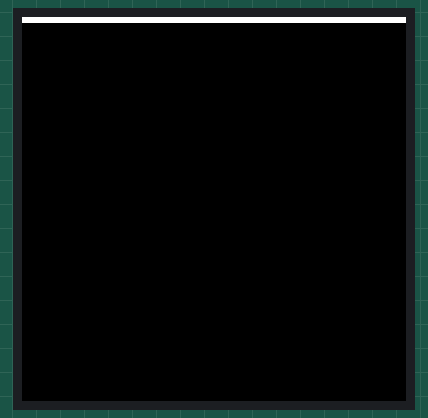
Recording of a program running on a simulated ESP32-S3. Shown: 64×64 colour display. What the program prints to the serial monitor is not drawn.

Above: at 109.81 s.
At 110.73 s:
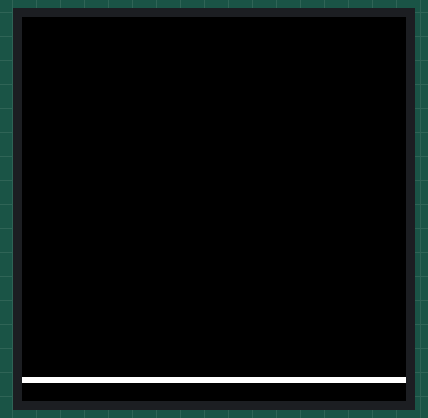
At 112.0 s:
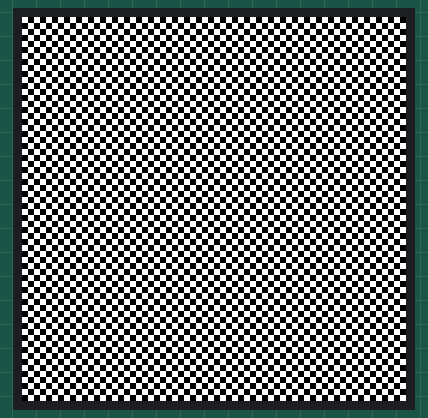
At 112.5 s:
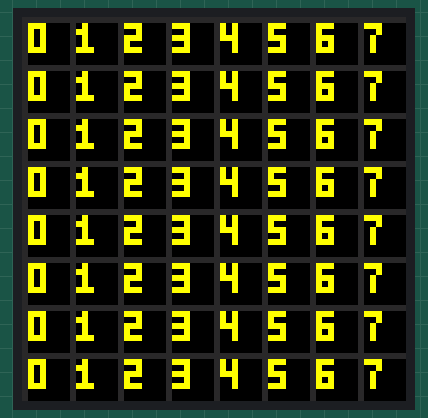
At 113.0 s:
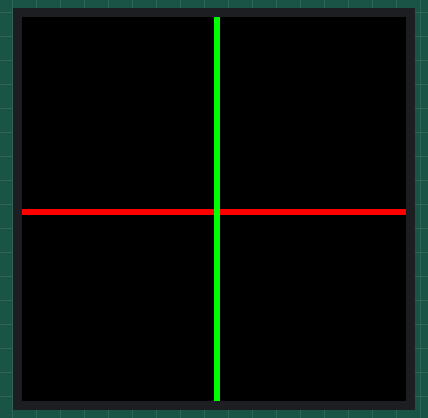
At 113.5 s:
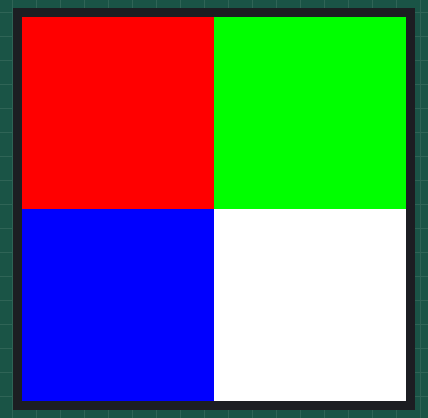

The program:

main.cpp
```cpp
// ===========================================================================
// HUB75 Full Wiring/Scan-Rate/Addressing/Driver Diagnostic
// ---------------------------------------------------------------------------
// Cycles forever through PANEL_CONFIGS[] (see PanelTypes.h), holding each
// configuration on screen for HOLD_TIME_MS while running all 12 required
// test patterns, printing the configuration and post-test diagnostics over
// Serial before/after each one.
//
// Architecture (per the "use classes, separate files" requirement):
//   PanelTypes.h        - enums, PanelConfiguration struct, the sweep list
//   Pins.h               - fixed physical wiring constants
//   MappingTester.h      - logical -> physical coordinate translation
//   PanelTester.h        - owns the MatrixPanel_I2S_DMA instance, applies a
//                          PanelConfiguration, exposes plotPixel()/fillAll()
//   DiagnosticRenderer.h - the 12 test patterns
//   Diagnostics.h        - Serial reporting
// ===========================================================================

#include <Arduino.h>
#include "PanelTypes.h"
#include "PanelTester.h"
#include "DiagnosticRenderer.h"
#include "Diagnostics.h"

static const unsigned long HOLD_TIME_MS = 8000;

static PanelTester panelTester;
static DiagnosticRenderer renderer;

void setup() {
    Serial.begin(115200);
    delay(1000);
    Serial.println("\n[Boot] HUB75 full diagnostic starting...");
    Serial.printf("[Boot] %d configurations queued, %lu ms each, looping forever.\n",
                  NUM_PANEL_CONFIGS, HOLD_TIME_MS);
}

void loop() {
    for (int i = 0; i < NUM_PANEL_CONFIGS; i++) {
        const PanelConfiguration& config = PANEL_CONFIGS[i];
        Diagnostics::printConfiguration(i, NUM_PANEL_CONFIGS, config);

        if (!panelTester.applyConfiguration(config)) {
            Diagnostics::printBeginFailure(config);
            delay(HOLD_TIME_MS);
            continue;
        }

        renderer.resetFrameCount();
        const unsigned long startMs = millis();
        renderer.runAllTests(panelTester);
        const unsigned long elapsedMs = millis() - startMs;

        // MappingTester instance used for this config lives inside
        // panelTester; reconstruct an equivalent one just for reporting
        // physical-canvas dimensions (cheap - it's a tiny value object).
        MappingTester reportMapping;
        reportMapping.configure(config);
        Diagnostics::printPostTestStats(config, reportMapping, renderer.frameCount(), elapsedMs);

        // Fill remaining hold time (test patterns may finish early or late
        // relative to HOLD_TIME_MS - keep total per-config time consistent).
        const unsigned long totalSoFar = elapsedMs;
        if (totalSoFar < HOLD_TIME_MS) {
            delay(HOLD_TIME_MS - totalSoFar);
        }
    }
    Serial.println("\n[CYCLE COMPLETE] Restarting from configuration 1...\n");
}
```

DiagnosticRenderer.h
```cpp
#pragma once

#include <Arduino.h>
#include "PanelTester.h"
#include "Pins.h"

// ===========================================================================
// DiagnosticRenderer - the 12 required test patterns, each operating purely
// in logical (0..63, 0..63) space via PanelTester::plotPixel()/fillAll().
//
// Per-test time budgets are named constants (TestDuration namespace) sized
// so all 12 fit inside one configuration's total on-screen time (see
// main.cpp's HOLD_TIME_MS) - solid fills and static patterns get a short
// hold, the sweep/walking-pixel tests get a longer budget since they need
// to visit many pixels to be meaningful at all.
// ===========================================================================

namespace TestDuration {
    constexpr unsigned long SOLID_COLOR_MS   = 300;
    constexpr unsigned long SWEEP_LINE_MS     = 1000;
    constexpr unsigned long CHECKERBOARD_MS   = 300;
    constexpr unsigned long WALKING_PIXEL_MS  = 1200;
    constexpr unsigned long GRID_MS           = 500;
    constexpr unsigned long AXES_MS           = 500;
    constexpr unsigned long QUADRANTS_MS      = 700;
}

class DiagnosticRenderer {
public:
    // Total frames rendered since the last resetFrameCount() call - used by
    // Diagnostics to report an approximate frame rate for the current config.
    unsigned long frameCount() const { return frameCount_; }
    void resetFrameCount() { frameCount_ = 0; }

    void runAllTests(PanelTester& panel) {
        testSolidColor(panel, 255, 0, 0);     // 1: RED
        testSolidColor(panel, 0, 255, 0);     // 2: GREEN
        testSolidColor(panel, 0, 0, 255);     // 3: BLUE
        testSolidColor(panel, 255, 255, 255); // 4: WHITE
        testMovingHorizontalLine(panel);      // 5
        testMovingVerticalLine(panel);        // 6
        testCheckerboard(panel, 8);           // 7: 8x8 blocks
        testCheckerboard(panel, 1);           // 8: 1px blocks
        testWalkingPixel(panel);              // 9
        testNumberedGrid(panel);              // 10
        testCoordinateAxes(panel);            // 11
        testColouredQuadrants(panel);         // 12
    }

private:
    static constexpr int WIDTH  = Pins::PANEL_WIDTH;
    static constexpr int HEIGHT = Pins::PANEL_HEIGHT;

    void tick() { frameCount_++; }

    void testSolidColor(PanelTester& panel, uint8_t r, uint8_t g, uint8_t b) {
        panel.fillAll(r, g, b);
        tick();
        delay(TestDuration::SOLID_COLOR_MS);
    }

    void testMovingHorizontalLine(PanelTester& panel) {
        const int steps = HEIGHT;
        const unsigned long perStep = TestDuration::SWEEP_LINE_MS / steps;
        for (int y = 0; y < steps; y++) {
            panel.clear();
            for (int x = 0; x < WIDTH; x++) panel.plotPixel(x, y, 255, 255, 255);
            tick();
            delay(perStep);
        }
    }

    void testMovingVerticalLine(PanelTester& panel) {
        const int steps = WIDTH;
        const unsigned long perStep = TestDuration::SWEEP_LINE_MS / steps;
        for (int x = 0; x < steps; x++) {
            panel.clear();
            for (int y = 0; y < HEIGHT; y++) panel.plotPixel(x, y, 255, 255, 255);
            tick();
            delay(perStep);
        }
    }

    void testCheckerboard(PanelTester& panel, int blockSize) {
        for (int y = 0; y < HEIGHT; y++) {
            for (int x = 0; x < WIDTH; x++) {
                const bool on = (((x / blockSize) + (y / blockSize)) % 2) == 0;
                if (on) panel.plotPixel(x, y, 255, 255, 255);
                else    panel.plotPixel(x, y, 0, 0, 0);
            }
        }
        tick();
        delay(TestDuration::CHECKERBOARD_MS);
    }

    void testWalkingPixel(PanelTester& panel) {
        const int totalPixels = WIDTH * HEIGHT;
        const unsigned long perStep = TestDuration::WALKING_PIXEL_MS / totalPixels;
        // A true 1ms-per-pixel walk of all 4096 pixels wouldn't fit in the
        // budget - stride through a representative subset (every 8th pixel)
        // so the walk still traverses the whole panel within the time slice.
        const int stride = 8;
        for (int i = 0; i < totalPixels; i += stride) {
            const int x = i % WIDTH;
            const int y = i / WIDTH;
            panel.clear();
            panel.plotPixel(x, y, 255, 255, 255);
            tick();
            delay(perStep * stride);
        }
    }

    void testNumberedGrid(PanelTester& panel) {
        panel.clear();
        const int gridSpacing = 8;
        for (int y = 0; y < HEIGHT; y += gridSpacing) {
            for (int x = 0; x < WIDTH; x++) panel.plotPixel(x, y, 40, 40, 40);
        }
        for (int x = 0; x < WIDTH; x += gridSpacing) {
            for (int y = 0; y < HEIGHT; y++) panel.plotPixel(x, y, 40, 40, 40);
        }
        for (int gy = 0; gy < HEIGHT; gy += gridSpacing) {
            for (int gx = 0; gx < WIDTH; gx += gridSpacing) {
                drawDigit(panel, gx + 1, gy + 1, (gx / gridSpacing) % 10, 255, 255, 0);
            }
        }
        tick();
        delay(TestDuration::GRID_MS);
    }

    void testCoordinateAxes(PanelTester& panel) {
        panel.clear();
        const int midY = HEIGHT / 2;
        const int midX = WIDTH / 2;
        for (int x = 0; x < WIDTH; x++)  panel.plotPixel(x, midY, 255, 0, 0);   // X axis, red
        for (int y = 0; y < HEIGHT; y++) panel.plotPixel(midX, y, 0, 255, 0);   // Y axis, green
        tick();
        delay(TestDuration::AXES_MS);
    }

    void testColouredQuadrants(PanelTester& panel) {
        const int midX = WIDTH / 2;
        const int midY = HEIGHT / 2;
        for (int y = 0; y < HEIGHT; y++) {
            for (int x = 0; x < WIDTH; x++) {
                const bool left = x < midX;
                const bool top = y < midY;
                if (top && left)        panel.plotPixel(x, y, 255, 0, 0);     // top-left: red
                else if (top && !left)  panel.plotPixel(x, y, 0, 255, 0);     // top-right: green
                else if (!top && left)  panel.plotPixel(x, y, 0, 0, 255);     // bottom-left: blue
                else                    panel.plotPixel(x, y, 255, 255, 255); // bottom-right: white
            }
        }
        tick();
        delay(TestDuration::QUADRANTS_MS);
    }

    // Tiny hand-plotted 3x5 bitmap font (digits 0-9 only, all this diagnostic
    // needs). Deliberately NOT using Adafruit_GFX text methods - those call
    // the library's own drawPixel/print directly in physical space, bypassing
    // MappingTester's logical->physical remap entirely, which would place
    // digits at the wrong location under any non-identity mapping.
    static void drawDigit(PanelTester& panel, int x0, int y0, int digit, uint8_t r, uint8_t g, uint8_t b) {
        static const uint8_t FONT[10][5] = {
            {0b111,0b101,0b101,0b101,0b111}, // 0
            {0b010,0b110,0b010,0b010,0b111}, // 1
            {0b111,0b001,0b111,0b100,0b111}, // 2
            {0b111,0b001,0b111,0b001,0b111}, // 3
            {0b101,0b101,0b111,0b001,0b001}, // 4
            {0b111,0b100,0b111,0b001,0b111}, // 5
            {0b111,0b100,0b111,0b101,0b111}, // 6
            {0b111,0b001,0b010,0b010,0b010}, // 7
            {0b111,0b101,0b111,0b101,0b111}, // 8
            {0b111,0b101,0b111,0b001,0b111}, // 9
        };
        if (digit < 0 || digit > 9) return;
        for (int row = 0; row < 5; row++) {
            for (int col = 0; col < 3; col++) {
                if (FONT[digit][row] & (0b100 >> col)) {
                    panel.plotPixel(x0 + col, y0 + row, r, g, b);
                }
            }
        }
    }

    unsigned long frameCount_ = 0;
};
```

Diagnostics.h
```cpp
#pragma once

#include <Arduino.h>
#include "PanelTypes.h"
#include "MappingTester.h"

// ===========================================================================
// Diagnostics - Serial reporting. Two responsibilities: printing a
// configuration before it's applied, and printing post-test stats
// afterward (memory, approximate frame rate).
//
// Honest limitation: there is no photosensor/camera feedback in this
// firmware, so "rows detected" / "columns detected" / autonomous fault
// classification (scan rate vs addressing vs mapping vs timing vs driver)
// are NOT computed automatically - that would require optical feedback this
// hardware doesn't have. What's printed instead is the actual configured
// geometry plus enough labelling (config name, index, every parameter) that
// a human watching the panel can read off which category is at fault by
// correlating what's printed with what's visible.
// ===========================================================================
class Diagnostics {
public:
    static void printConfiguration(int index, int total, const PanelConfiguration& config) {
        Serial.println();
        Serial.println("=================================================");
        Serial.printf("  CONFIGURATION %d / %d: %s\n", index + 1, total, config.name);
        Serial.printf("  Scan rate:        %s\n", scanRateName(config.scanRate));
        Serial.printf("  Multiplex mode:   %d row-groups (module height %d px, chain length %d)\n",
                      moduleHeightFor(config.scanRate) / 2,
                      moduleHeightFor(config.scanRate), chainLengthFor(config.scanRate));
        Serial.printf("  Address mapping:  %s\n", addressMappingName(config.addressMapping));
        Serial.printf("  Row order:        %s\n", rowOrderName(config.rowOrder));
        Serial.printf("  Column order:     %s\n", columnOrderName(config.columnOrder));
        Serial.printf("  Driver type:      %s\n", driverTypeName(config.driverType));
        Serial.printf("  Latch blanking:   %d\n", config.latchBlanking);
        Serial.printf("  Clock phase:      %s\n", config.clockPhaseInverted ? "INVERTED" : "NORMAL");
        Serial.printf("  Double buffer:    %s\n", config.doubleBuffer ? "ON" : "OFF");
        Serial.println("=================================================");
    }

    static void printBeginFailure(const PanelConfiguration& config) {
        Serial.printf("  [FAILED] display->begin() returned false for \"%s\" - skipping.\n", config.name);
        Serial.println("  Likely cause: DMA/memory allocation error for this specific geometry,");
        Serial.println("  not a wiring/addressing issue (those would show as a wrong PATTERN,");
        Serial.println("  not an outright begin() failure).");
    }

    // Called after a configuration's on-screen time is done - reports the
    // configured geometry (not detected - see class-level note above) plus
    // real memory/frame-rate figures.
    static void printPostTestStats(const PanelConfiguration& config, const MappingTester& mapping,
                                    unsigned long frameCount, unsigned long elapsedMs) {
        const float fps = elapsedMs > 0 ? (frameCount * 1000.0f / elapsedMs) : 0.0f;
        Serial.println("  --- Post-test diagnostics ---");
        Serial.printf("  Rows configured:      %d\n", Pins::PANEL_HEIGHT);
        Serial.printf("  Columns configured:   %d\n", Pins::PANEL_WIDTH);
        Serial.printf("  Physical canvas:      %d x %d (module height %d x chain %d)\n",
                      mapping.physicalWidth(), mapping.physicalHeight(),
                      mapping.physicalHeight(), mapping.physicalWidth() / Pins::PANEL_WIDTH);
        Serial.printf("  Approx. frame rate:   %.1f fps (%lu ticks / %lu ms)\n", fps, frameCount, elapsedMs);
        Serial.printf("  Free heap:            %u bytes\n", ESP.getFreeHeap());
        Serial.printf("  Free PSRAM:           %u bytes\n", ESP.getFreePsram());
        Serial.printf("  Current mapping:      %s / %s\n",
                      rowOrderName(config.rowOrder), columnOrderName(config.columnOrder));
        Serial.printf("  Current timing:       latch_blanking=%d, clkphase=%s\n",
                      config.latchBlanking, config.clockPhaseInverted ? "INVERTED" : "NORMAL");
        Serial.println("  ------------------------------");
    }
};
```

MappingTester.h
```cpp
#pragma once

#include <Arduino.h>
#include "PanelTypes.h"
#include "Pins.h"

// ===========================================================================
// MappingTester - translates "logical" pixel coordinates (the full
// 0..PANEL_WIDTH-1 / 0..PANEL_HEIGHT-1 space every test in DiagnosticRenderer
// draws in) into the physical coordinate space the library's virtual canvas
// actually needs for a given configuration.
//
// Two independent things get folded into one remap here:
//   1. "Virtual matrix mapping" - when ScanRate splits the panel into
//      multiple virtual chain modules (1/8 and 1/16 scan both do this;
//      1/32 doesn't), each logical row lands in a different virtual module,
//      the same technique validated earlier in this project's debugging
//      history (see firmware/src/led_matrix.h's ScanSplitPanel).
//   2. Row/column order reversal - independent of scan-rate splitting,
//      applied to the logical coordinate BEFORE the scan-rate remap.
// ===========================================================================
class MappingTester {
public:
    void configure(const PanelConfiguration& config) {
        scanSplit_ = chainLengthFor(config.scanRate);
        stripHeight_ = moduleHeightFor(config.scanRate);
        rowOrder_ = config.rowOrder;
        columnOrder_ = config.columnOrder;
    }

    // Physical canvas dimensions the library needs to be configured with,
    // for the currently-configured scan rate.
    int physicalWidth() const  { return Pins::PANEL_WIDTH * scanSplit_ * Pins::PANEL_CHAIN; }
    int physicalHeight() const { return stripHeight_; }

    void mapCoordinates(int logicalX, int logicalY, int16_t& physicalX, int16_t& physicalY) const {
        int x = logicalX;
        int y = logicalY;

        if (columnOrder_ == ColumnOrder::REVERSED) {
            x = (Pins::PANEL_WIDTH - 1) - x;
        }
        if (rowOrder_ == RowOrder::REVERSED) {
            y = (Pins::PANEL_HEIGHT - 1) - y;
        }

        const int stripIndex = y / stripHeight_;
        const int panelIndex = x / Pins::PANEL_WIDTH;   // always 0 - single physical panel
        const int localX = x % Pins::PANEL_WIDTH;
        const int moduleIndex = panelIndex * scanSplit_ + stripIndex;

        physicalY = (int16_t)(y % stripHeight_);
        physicalX = (int16_t)(moduleIndex * Pins::PANEL_WIDTH + localX);
    }

private:
    int scanSplit_ = 1;
    int stripHeight_ = Pins::PANEL_HEIGHT;
    RowOrder rowOrder_ = RowOrder::NORMAL;
    ColumnOrder columnOrder_ = ColumnOrder::NORMAL;
};
```

Source omitted: PanelTester.h (3792 bytes), PanelTypes.h (10403 bytes), Pins.h (1730 bytes)

Measured:
- what the display in image 2 shows lasts 0.5 s, from 111.9 s to 112.4 s
- what the display in image 5 shows lasts 3.3 s, from 113.4 s to 116.7 s
